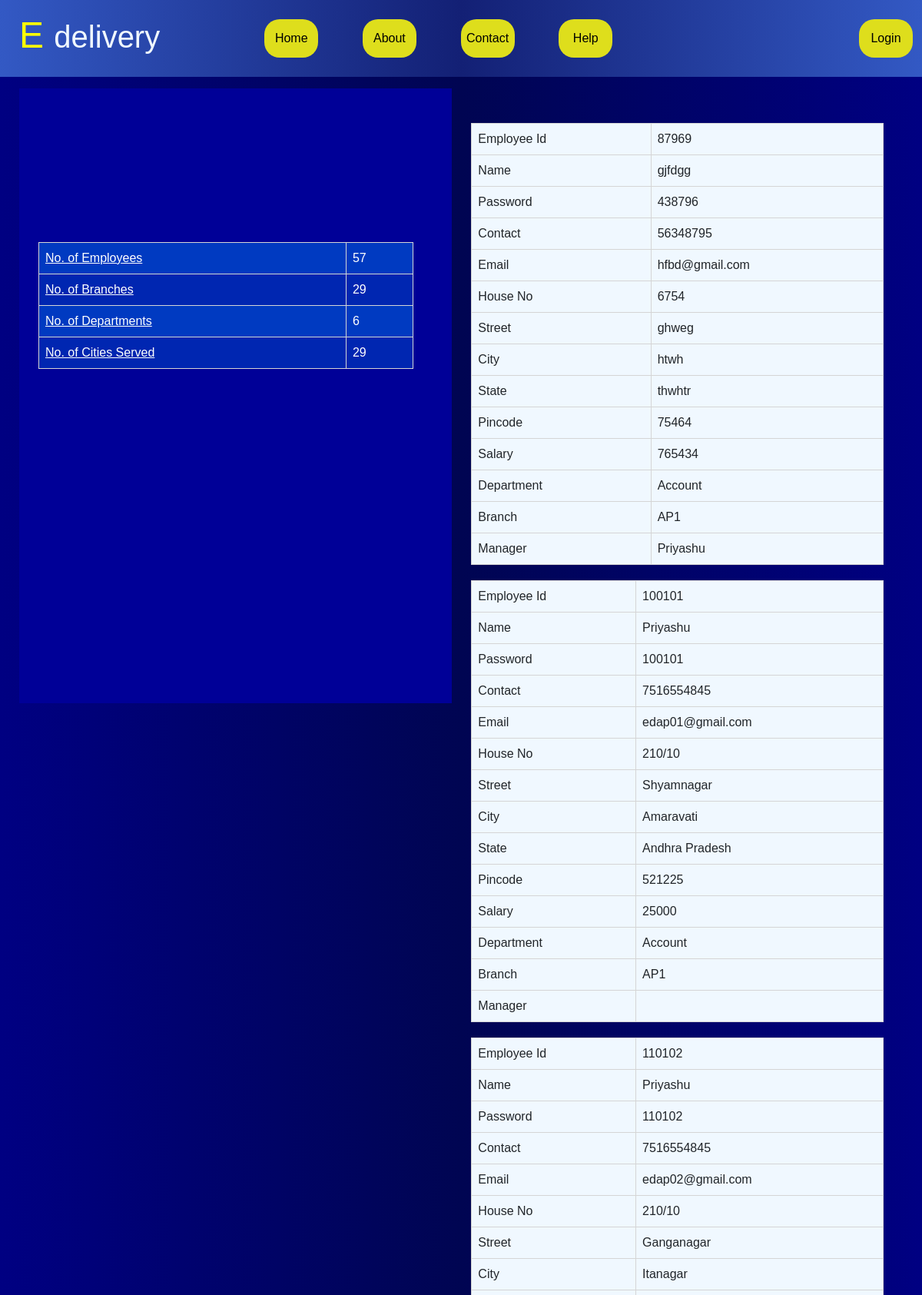
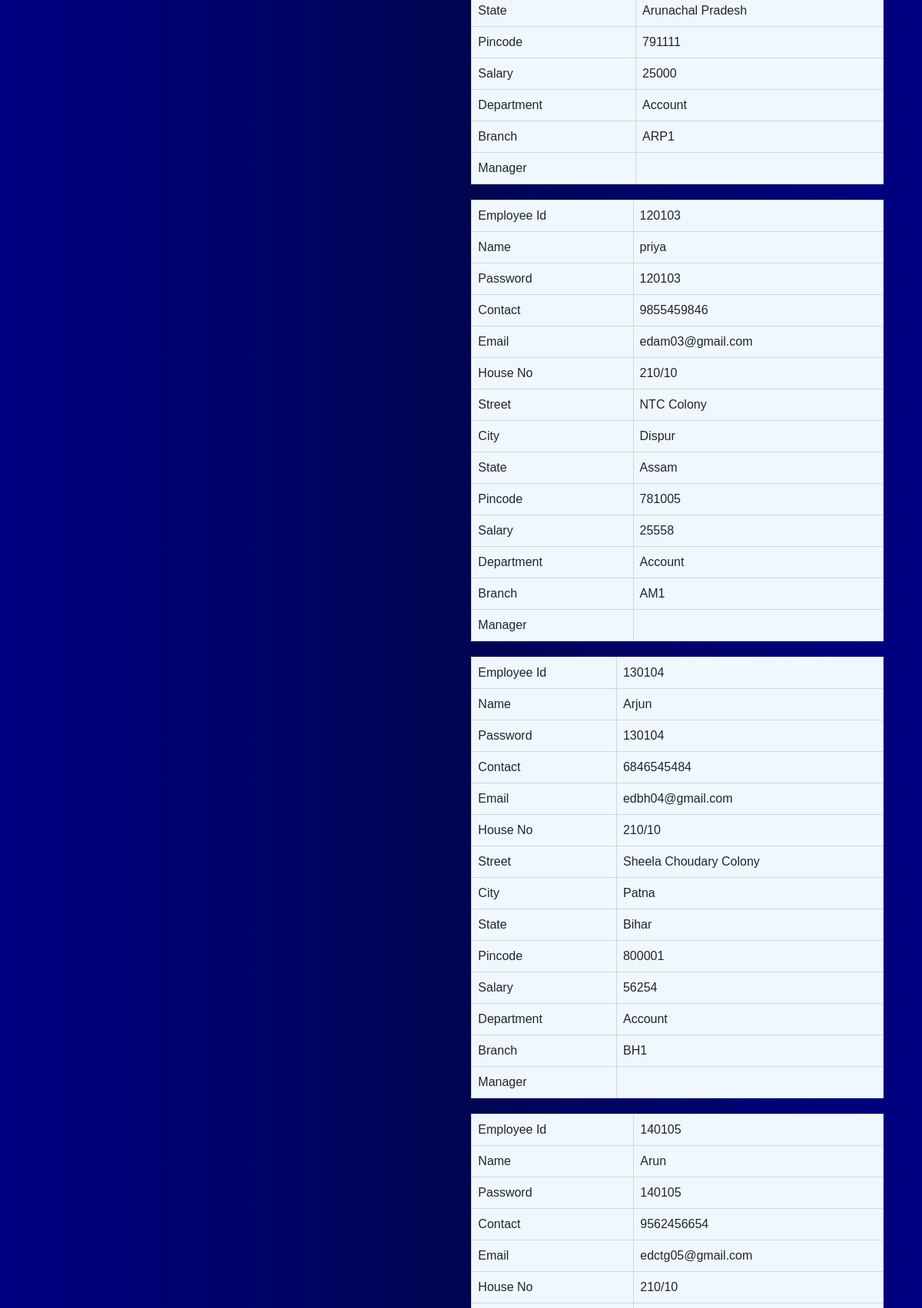
The app's page /emp_details (upper part) with its own data (2 pictures, top to bottom).
### courier_service/models.py (models this page shows)
class Employees(models.Model):
    Employee_Id=models.IntegerField(primary_key=True)
    Name=models.CharField(max_length=50)
    password=models.CharField(max_length=50)
    Contact_Number=models.BigIntegerField()
    Email=models.EmailField()
    House_No=models.CharField(max_length=50)
    Street=models.CharField(max_length=50)
    City=models.CharField(max_length=50)
    State=models.CharField(max_length=50)
    Pin_Code=models.IntegerField()
    Salary=models.IntegerField()
    Branch_Id=models.ForeignKey(Branches,null=True,on_delete=models.CASCADE)
    Department_Id=models.ForeignKey(Department,null=True,on_delete=models.CASCADE)
    Manager_Id= models.ForeignKey('self',null=True,blank=True,on_delete=models.CASCADE)

class Department(models.Model):
    Department_Id=models.IntegerField(primary_key=True)
    Department_Name=models.CharField(max_length=50)

class Branches(models.Model):
    Branch_Id=models.IntegerField(primary_key=True)
    Branch_Name=models.CharField(max_length=50)
    Contact_Number=models.BigIntegerField()
    Email=models.EmailField()
    House_No=models.CharField(max_length=50)
    Street=models.CharField(max_length=50)
    City=models.CharField(max_length=50)
    State=models.CharField(max_length=50)
    Pin_Code=models.IntegerField()

### courier_service/views.py (the view)
# urls.py: path('emp_details', views.emp_details, name='emp_details'),
def emp_details(request):
    orders=Orders.objects.all()
    employees=Employees.objects.all()
    branches=Branches.objects.all()
    departments=Department.objects.all()
    city=cities.objects.all()
    context={
        'x' : len(employees),
        'y' : len(branches),
        'z' : len(departments),
        'c' : len(city),
        'o' : len(orders),
        'employees' : employees
    }
    return render(request, 'emp_details.html',context)

### courier_service/templates/emp_details.html (shortened to what this page needs)
{% extends "layout.html" %}
{% load static %}
{% block csslink %}
<link rel="stylesheet" href="{% static "css/employee1.css" %}">
{% endblock %}
{% block pagebody %}
    <div class="employee_container">
        <div class="employee_container_control">
            <div class="employee_details">
                <div class="emp_img"></div>
                <div class="emp_detail_container">
                    <table>
                        <td><a href="/emp_details" type="button" style="color:white">No. of Employees</a></td>
                        <td>{{x}}</td></a>
                        <tr>
                        <td><a href="/branch_details" type="button" style="color:white">No. of Branches</a></td>
                        <td>{{y}}</td>
                        </tr>
                        <tr>
                        <td><a href="/dept_details" type="button" style="color:white">No. of Departments</a></td>
                        <td>{{z}}</td>
                        </tr>
                        <tr>
                        <td><a href="/cities_details" type="button" style="color:white">No. of Cities Served</a></td>
                        <td>{{c}}</td>
                        </tr>
                    </table>
                </div>
            </div>
            <div class="parcel_details">
                   {%for i in employees%}
                    <div class="order_card">
                        <table>
                            <tr>
                                <td>Employee Id</td>
                                <td>{{i.Employee_Id}}</td>
                            </tr>
                        <tr>
                            <td>Name</td>
                            <td>{{i.Name}}
                            </td>
                        </tr>
                        <tr>
                            <td>Password</td>
                            <td>{{i.password}}</td>
                        </tr>
                        <tr>
                            <td>Contact</td>
                            <td>{{i.Contact_Number}}</td>
                        </tr>
                        <tr>
                            <td>Email</td>
                            <td>{{i.Email}}</td>
                        </tr>
                        <tr>
                            <td>House No</td>
                            <td>{{i.House_No}}</td>
                        </tr>
                    <tr>
                        <td>Street</td>
                        <td>{{i.Street}}
                        </td>
                    </tr>
                    <tr>
                        <td>City</td>
                        <td>{{i.City}}</td>
                    </tr>
                    <tr>
                        <td>State</td>
                        <td>{{i.State}}</td>
                    </tr>
                    <tr>
                        <td>Pincode</td>
                        <td>{{i.Pin_Code}}</td>
                    </tr>
                    <tr>
                        <td>Salary</td>
                        <td>{{i.Salary}}
                        </td>
                    </tr>
                    <tr>
                        <td>Department</td>
                        <td>{{i.Department_Id.Department_Name}}</td>
                    </tr>
                    <tr>
                        <td>Branch</td>
                        <td>{{i.Branch_Id.Branch_Name}}</td>
                    </tr>
                    <tr>
                        <td>Manager</td>
                        <td>{{i.Manager_Id.Name}}</td>
                    </tr>
                    </table>
                </div>
               {%endfor%}
            </div>
        </div>
    </div>
{%endblock%}

### courier_service/static/css/navbar.css (style rules this page uses)
* { margin: 0; padding: 0; box-sizing: border-box; font-family: 'Open Sans',sans-serif; }
body { background-color: #0a0027; }

### courier_service/static/css/employee1.css (style rules this page uses)
* { margin: 0; padding: 0; box-sizing: border-box; font-family: 'Open-Sans',sans-serif; }
body { background-image: linear-gradient(to right,#000082,#000552,#000082); }
.employee_container { padding-right: 10px; padding-left: 10px; margin-top: 15px; margin-right: auto; margin-left: auto; }
@media (min-width: 768px) { .employee_container { width: 750px; } }
@media (min-width: 992px) { .employee_container { width: 970px; } }
@media (min-width: 1200px) { .employee_container { width: 1170px; } }
.employee_container_control { display: flex; }
.employee_details { width: 100%; background-color: #000097; padding: 25px; }
@media (min-width: 900px) { .employee_details { height: 100vh; } }
.emp_img { height: 150px; width: 150px; border-radius: 50%; background-image: url("../media/employee_page_images/employee_photo.jpg"); background-position: center; background-size: cover; background-repeat: no-repeat; }
.emp_detail_container { margin: 25px; margin-left: 0; }
.parcel_details { margin: 25px; width: 100%; }
.order_card { margin: 20px 0; }
table { font-family: arial, sans-serif; border-collapse: collapse; width: 100%; }
td { border: 1px solid #d5d5d5; text-align: left; padding: 8px; }
.emp_detail_container tr:nth-child(even) { background-color: rgb(0, 38, 177); }
.emp_detail_container tr:nth-child(odd) { background-color: rgb(0, 58, 193); }
.emp_detail_container td { color: #fff; }
.parcel_details table { background-color: aliceblue; }

### records on screen
Employees: Employee_Id "87969", Name "gjfdgg", password "438796", Contact_Number "56348795", Email "hfbd@gmail.com", House_No "6754", Street "ghweg", City "htwh", State "thwhtr", Pin_Code "75464", Salary "765434", Department_Id.Department_Name "Account", Branch_Id.Branch_Name "AP1", Manager_Id.Name "Priyashu"
Employees: Employee_Id "100101", Name "Priyashu", password "100101", Contact_Number "7516554845", Email "edap01@gmail.com", House_No "210/10", Street "Shyamnagar", City "Amaravati", State "Andhra Pradesh", Pin_Code "521225", Salary "25000", Department_Id.Department_Name "Account", Branch_Id.Branch_Name "AP1"
Employees: Employee_Id "110102", Name "Priyashu", password "110102", Contact_Number "7516554845", Email "edap02@gmail.com", House_No "210/10", Street "Ganganagar", City "Itanagar", State "Arunachal Pradesh", Pin_Code "791111", Salary "25000", Department_Id.Department_Name "Account", Branch_Id.Branch_Name "ARP1"
Employees: Employee_Id "120103", Name "priya", password "120103", Contact_Number "9855459846", Email "edam03@gmail.com", House_No "210/10", Street "NTC Colony", City "Dispur", State "Assam", Pin_Code "781005", Salary "25558", Department_Id.Department_Name "Account", Branch_Id.Branch_Name "AM1"
Employees: Employee_Id "130104", Name "Arjun", password "130104", Contact_Number "6846545484", Email "edbh04@gmail.com", House_No "210/10", Street "Sheela Choudary Colony", City "Patna", State "Bihar", Pin_Code "800001", Salary "56254", Department_Id.Department_Name "Account", Branch_Id.Branch_Name "BH1"
Employees: Employee_Id "140105", Name "Arun", password "140105", Contact_Number "9562456654", Email "edctg05@gmail.com", House_No "210/10"

### other values on screen
{{ x }} "57"
{{ y }} "29"
{{ z }} "6"
{{ c }} "29"
